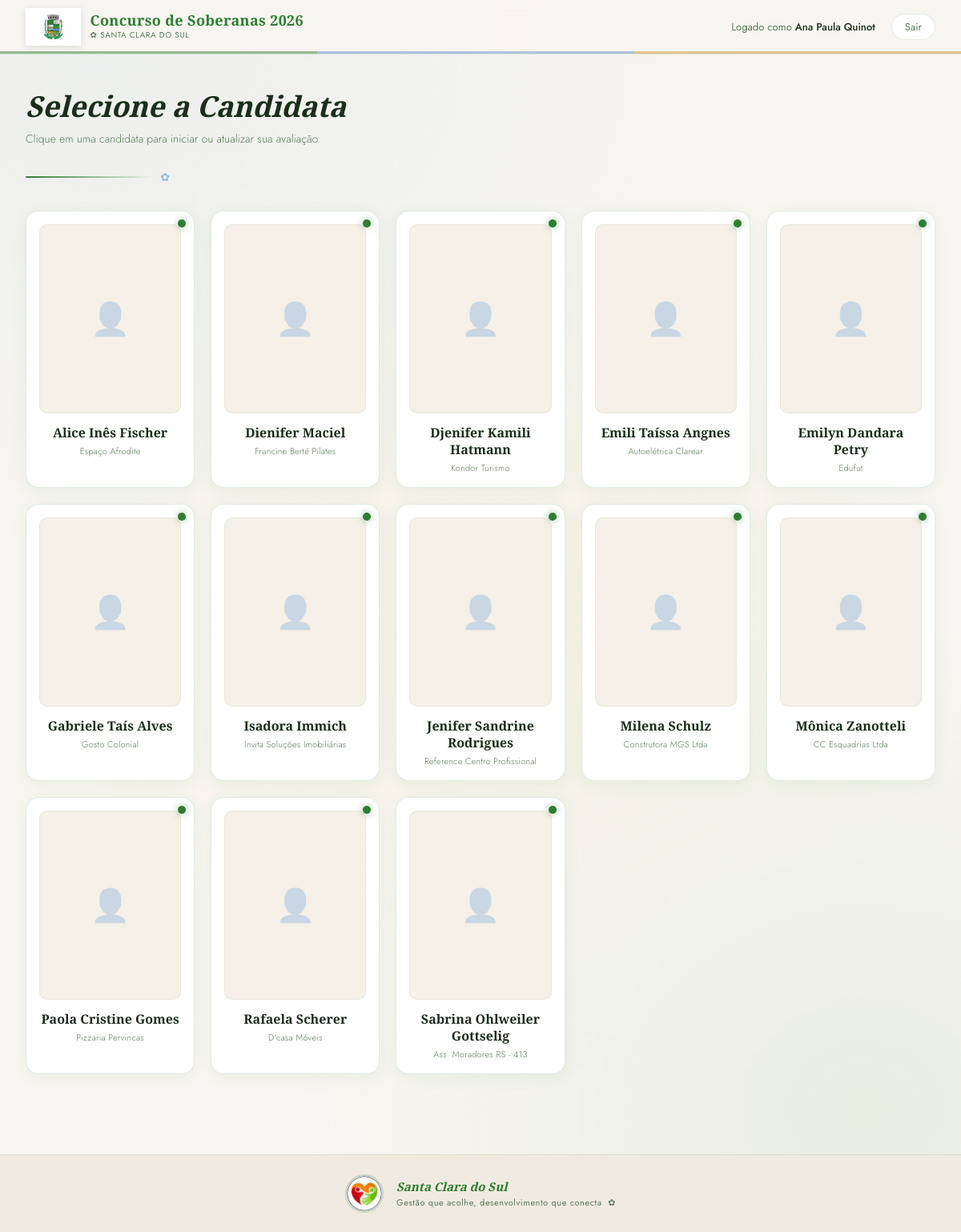
The page /avaliacao.php (signed in) on the database its author committed.
### tables this page shows
CREATE TABLE `candidatas` (
  `codcandidatas` int(11) NOT NULL,
  `nome` varchar(100) NOT NULL,
  `empresa` varchar(100) NOT NULL
);

### avaliacao.php (the view, shortened to what this page needs)
<?php
require "config.php";
require "foto_helper.php";
require "header.php";
$jurado_id = $_SESSION["id"];
$candidatas = $conn->query("
    SELECT c.*,
           (SELECT COUNT(*) FROM nota n
            WHERE n.candidata_id = c.codcandidatas
              AND n.jurado_id = $jurado_id
              AND (n.nota2_video IS NOT NULL OR n.nota3_entrevista IS NOT NULL OR n.nota4_desfile IS NOT NULL)
           ) AS avaliada
    FROM candidatas c
    ORDER BY c.nome ASC
");
?>
<div class="topbar">
    <a href="avaliacao.php" class="topbar-brand">
        <img class="topbar-brasao" alt="Santa Clara do Sul">
        <div class="topbar-brand-text">
            <span class="topbar-brand-title">Concurso de Soberanas 2026</span>
            <span class="topbar-brand-sub">✿ Santa Clara do Sul</span>
        </div>
    </a>
    <div class="topbar-right">
        <span class="topbar-user">Logado como <strong><?php echo htmlspecialchars($_SESSION["nome"]); ?></strong></span>
        <a href="logout.php" class="btn-logout">Sair</a>
    </div>
</div>
<div class="container">
    <h1 class="page-title">Selecione a Candidata</h1>
    <p class="page-subtitle">Clique em uma candidata para iniciar ou atualizar sua avaliação</p>
    <div class="gold-line"></div>
    <div class="grid">
        <?php while ($c = $candidatas->fetch_assoc()): ?>
            <div class="card" onclick="location.href='candidata.php?id=<?php echo $c['codcandidatas']; ?>'">
                <?php if ($c['avaliada']): ?>
                    <div class="card-badge" title="Já avaliada"></div>
                <?php endif; ?>
                <div class="card-photo">
                    <?php renderFoto((int)$c['codcandidatas'], $c['nome']); ?>
                </div>
                <div class="card-nome"><?php echo htmlspecialchars($c['nome']); ?></div>
                <div class="card-empresa"><?php echo htmlspecialchars($c['empresa']); ?></div>
            </div>
        <?php endwhile; ?>
    </div>
</div>
<?php require "footer.php"; ?>

### foto_helper.php (shortened to what this page needs)
<?php
function getFotoUrl(int $codigo): ?string {
    $mapa = FOTO_MAPA;
    return FOTO_BASE . '/' . $mapa[$codigo] . '.png';
}
function renderFoto(int $codigo, string $alt = '', string $extraStyle = ''): void {
    $url     = getFotoUrl($codigo);
    echo '<span class="ph card-photo-placeholder" style="' . ($url ? 'display:none;' : '') . '">👤</span>';
}

### rows shown on the page
candidatas: nome "Alice Inês Fischer", empresa "Espaço Afrodite"
candidatas: nome "Dienifer Maciel", empresa "Francine Berté Pilates"
candidatas: nome "Djenifer Kamili Hatmann", empresa "Kondor Turismo"
candidatas: nome "Emili Taíssa Angnes", empresa "Autoelétrica Clarear"
candidatas: nome "Emilyn Dandara Petry", empresa "Edufut"
candidatas: nome "Gabriele Taís Alves", empresa "Gosto Colonial"
candidatas: nome "Isadora Immich", empresa "Invita Soluções Imobiliárias"
candidatas: nome "Jenifer Sandrine Rodrigues", empresa "Reference Centro Profissional"
candidatas: nome "Milena Schulz", empresa "Construtora MGS Ltda"
candidatas: nome "Mônica Zanotteli", empresa "CC Esquadrias Ltda"
candidatas: nome "Paola Cristine Gomes", empresa "Pizzaria Pervincas"
candidatas: nome "Rafaela Scherer", empresa "D'casa Móveis"
candidatas: nome "Sabrina Ohlweiler Gottselig", empresa "Ass. Moradores RS - 413"

### other values the page prints
$_SESSION["nome"] "Ana Paula Quinot"
